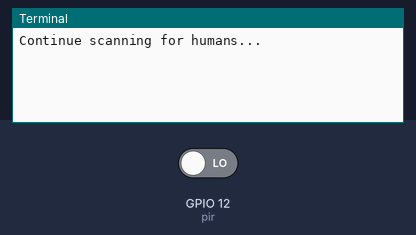
Simulated run of this program. Board: Raspberry Pi (BCM pin numbers). On the bench: the last lines printed to the terminal. Inputs (shaded band) come from the test bench; at power-on: GPIO 12 (pir) LOW.

Above: at 1.2 s.
1.3 s: GPIO 12 (pir) driven HIGH
At 1.8 s:
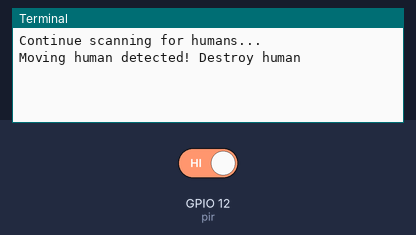
2.8 s: GPIO 12 (pir) driven LOW
At 4.2 s:
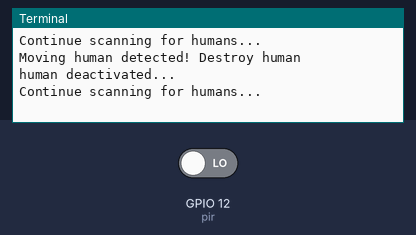

Measured:
- after the input at 1.3 s, the terminal: prints a new line at once (image 1)
- after the input at 2.8 s, the terminal: prints a new line at once (image 2)

The program:

moti.py
```python
from gpiozero import MotionSensor

pir = MotionSensor(12)

while True:
    print("Continue scanning for humans...")
    pir.wait_for_motion()

    print("Moving human detected! Destroy human")
    pir.wait_for_no_motion()

    print("human deactivated...")
```
